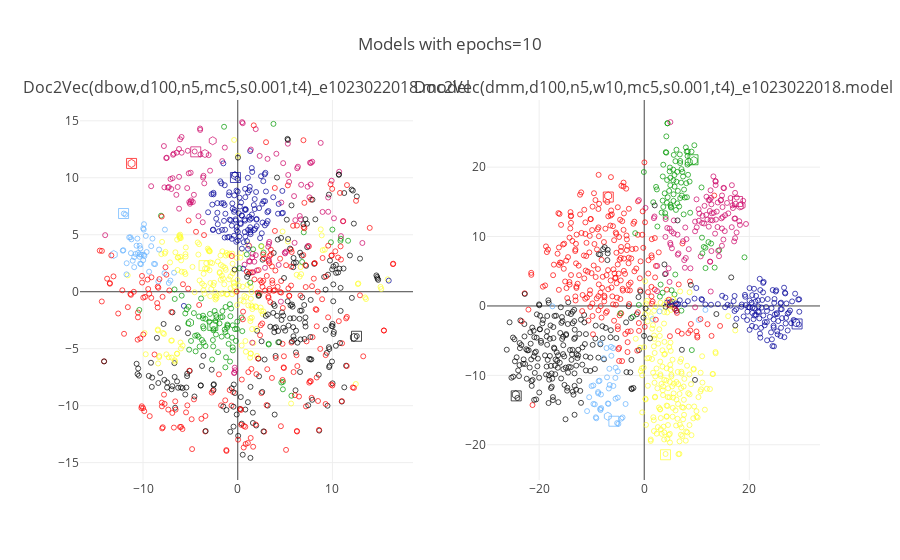

Notebook code cell kept with this figure:
### Code cell
pyoff.iplot(fig3, filename='tsnePlot1_epochs10<b')

f3, (ax1, ax2) = plt.subplots(1, 2, sharey=True)

for i, c in enumerate(np.unique(candidate_data['symbol2'])):
    ax1.scatter(X_tsne5[:,0][candidate_data['symbol2']==c], X_tsne5[:, 1][candidate_data['symbol2']==c], c=candidate_data['color2'][candidate_data['symbol2']==c], marker=markers[i])
    ax1.set_title('dbow')
    
for i, c in enumerate(np.unique(candidate_data['symbol2'])):
    ax2.scatter(X_tsne6[:,0][candidate_data['symbol2']==c], X_tsne6[:, 1][candidate_data['symbol2']==c], c=candidate_data['color2'][candidate_data['symbol2']==c], marker=markers[i])
    ax2.set_title('dmm')

f3.suptitle('candidate and party vectors')
f3.text(0.5, 0.8, "10 Epochs", size=10,
         ha="center", va="center",
         bbox=dict(boxstyle="round",
                   ec=(1., 0.5, 0.5),
                   fc=(1., 0.8, 0.8),
                   )
         )
f3.show()
f3.savefig('tsne_e10.pdf', format='pdf', orientation='landscape')

### Figure 1 — Plotly figure (JSON) as saved in the notebook; plotly's stock layout.template omitted (floating-point values rounded to 4 significant figures; data arrays with more than 128 entries replaced by an {"elided": "..."} marker saying what was removed)
{"data": [{"marker": {"color": {"elided": "1008 str values"}, "line": {"color": "black", "width": 1}, "showscale": false, "size": {"elided": "1008 int values"}, "symbol": {"elided": "1008 int values"}}, "mode": "markers", "text": {"elided": "1008 str values"}, "type": "scatter", "x": {"elided": "1008 float values"}, "xaxis": "x1", "y": {"elided": "1008 float values"}, "yaxis": "y1"}, {"marker": {"color": {"elided": "1008 str values"}, "line": {"color": "black", "width": 1}, "showscale": false, "size": {"elided": "1008 int values"}, "symbol": {"elided": "1008 int values"}}, "mode": "markers", "text": {"elided": "1008 str values"}, "type": "scatter", "x": {"elided": "1008 float values"}, "xaxis": "x2", "y": {"elided": "1008 float values"}, "yaxis": "y2"}], "layout": {"annotations": [{"font": {"size": 16}, "showarrow": false, "text": "Doc2Vec(dbow,d100,n5,mc5,s0.001,t4)_e1023022018.model", "x": 0.225, "xanchor": "center", "xref": "paper", "y": 1, "yanchor": "bottom", "yref": "paper"}, {"font": {"size": 16}, "showarrow": false, "text": "Doc2Vec(dmm,d100,n5,w10,mc5,s0.001,t4)_e1023022018.model", "x": 0.775, "xanchor": "center", "xref": "paper", "y": 1, "yanchor": "bottom", "yref": "paper"}], "showlegend": false, "title": "Models with epochs=10", "xaxis1": {"anchor": "y1", "domain": [0, 0.45]}, "xaxis2": {"anchor": "y2", "domain": [0.55, 1]}, "yaxis1": {"anchor": "x1", "domain": [0, 1]}, "yaxis2": {"anchor": "x2", "domain": [0, 1]}}}
